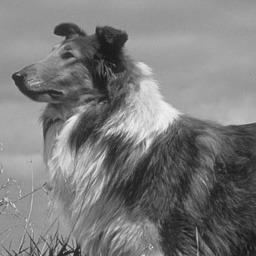
#> input picture computer_vision/pset1/code/inputs/p6_inp.jpg, 256 x 256 px
$ python prob6.py
#> lines starting #> are read from the running program, lines starting #| are printed output that depends on the picture
## Default modules imported. Import more if you need to.

import numpy as np
from skimage.io import imread, imsave


## Fill out these functions yourself

def im2wv(img,nLev):
    # Placeholder that does nothing
    outputImg = []
    outputImg.append(img)
    h = img.shape[0]
    w = img.shape[1]
    harrFactor = 0.5 * np.array([[1,1,1,1],[-1,1,-1,1],[-1,-1,1,1],[1,-1,-1,1]])
    if nLev == 0:
        return outputImg
    for i in range(nLev):
        lastElement = outputImg[-1]
        del outputImg[-1]
        a = lastElement[0::2,0::2]
        b = lastElement[0::2,1::2]
        c = lastElement[1::2,0::2]
        d = lastElement[1::2,1::2]
        abcdMatrix = [a,b,c,d]
        L = np.zeros((h//np.power(2,i+1),w//np.power(2,i+1)))
        H1 = np.zeros((h//np.power(2,i+1),w//np.power(2,i+1)))
        H2 = np.zeros((h//np.power(2,i+1),w//np.power(2,i+1)))
        H3 = np.zeros((h//np.power(2,i+1),w//np.power(2,i+1)))
        L = harrFactor[0][0] * abcdMatrix[0] + harrFactor[0][1] * abcdMatrix[1] + harrFactor[0][2] * abcdMatrix[2] + harrFactor[0][3] * abcdMatrix[3]
        H1 = harrFactor[1][0] * abcdMatrix[0] + harrFactor[1][1] * abcdMatrix[1] + harrFactor[1][2] * abcdMatrix[2] + harrFactor[1][3] * abcdMatrix[3]
        H2 = harrFactor[2][0] * abcdMatrix[0] + harrFactor[2][1] * abcdMatrix[1] + harrFactor[2][2] * abcdMatrix[2] + harrFactor[2][3] * abcdMatrix[3]
        H3 = harrFactor[3][0] * abcdMatrix[0] + harrFactor[3][1] * abcdMatrix[1] + harrFactor[3][2] * abcdMatrix[2] + harrFactor[3][3] * abcdMatrix[3]
        outputImg.append([H1,H2,H3])
        outputImg.append(L)

    return outputImg


def wv2im(pyr):
    # Placeholder that does nothing
    harrFactor = 0.5 * np.array([[1,1,1,1],[-1,1,-1,1],[-1,-1,1,1],[1,-1,-1,1]])
    inverseHarrFactor = np.linalg.inv(harrFactor)
    #print(inverseHarrFactor)
    nLev = len(pyr) - 1
    for i in range(nLev):
        L = pyr[-1]
        listOfH = pyr[-2]
        h,w = L.shape[0],L.shape[1]
        H1,H2,H3 = listOfH[0],listOfH[1],listOfH[2]
        curLevMatrix = [L,H1,H2,H3]
        outputImg = np.zeros((h*2,w*2))
        a = inverseHarrFactor[0][0] * curLevMatrix[0] + inverseHarrFactor[0][1] * curLevMatrix[1] + inverseHarrFactor[0][2] * curLevMatrix[2] + inverseHarrFactor[0][3] * curLevMatrix[3]
        b = inverseHarrFactor[1][0] * curLevMatrix[0] + inverseHarrFactor[1][1] * curLevMatrix[1] + inverseHarrFactor[1][2] * curLevMatrix[2] + inverseHarrFactor[1][3] * curLevMatrix[3]
        c = inverseHarrFactor[2][0] * curLevMatrix[0] + inverseHarrFactor[2][1] * curLevMatrix[1] + inverseHarrFactor[2][2] * curLevMatrix[2] + inverseHarrFactor[2][3] * curLevMatrix[3]
        d = inverseHarrFactor[3][0] * curLevMatrix[0] + inverseHarrFactor[3][1] * curLevMatrix[1] + inverseHarrFactor[3][2] * curLevMatrix[2] + inverseHarrFactor[3][3] * curLevMatrix[3]
        outputImg[0::2,0::2] = a
        outputImg[0::2,1::2] = b
        outputImg[1::2,0::2] = c
        outputImg[1::2,1::2] = d
        pyr = pyr[:-2]
        pyr.append(outputImg)

    return pyr[-1]


########################## Support code below

from os.path import normpath as fn # Fixes window/linux path conventions
import warnings
warnings.filterwarnings('ignore')


# Utility functions to clip intensities b/w 0 and 1
# Otherwise imsave complains
def clip(im):
    return np.maximum(0.,np.minimum(1.,im))


# Visualize pyramid like in slides
def vis(pyr, lev=0):
    if len(pyr) == 1:
        return pyr[0]/(2**lev)

    sz=pyr[0][0].shape
    sz1 = [sz[0]*2,sz[1]*2]
    img = np.zeros(sz1,dtype=np.float32)

    img[0:sz[0],0:sz[1]] = vis(pyr[1:],lev+1)

    # Just scale / shift gradient images for visualization
    img[sz[0]:,0:sz[1]] = pyr[0][0]*(2**(1-lev))+0.5
    img[0:sz[0],sz[1]:] = pyr[0][1]*(2**(1-lev))+0.5
    img[sz[0]:,sz[1]:] = pyr[0][2]*(2**(1-lev))+0.5

    return img


############# Main Program


img = np.float32(imread(fn('inputs/p6_inp.jpg')))/255.
#> img: shape (256, 256) float32; min 0.0667, max 0.965, mean 0.486

# Visualize pyramids
pyr = im2wv(img,1)
#> the loop in im2wv, `for i in range(nLev):` made 1 pass
#> pass 1, in im2wv, `d = lastElement[1::2,1::2]`:
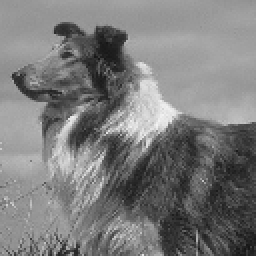
#> d: shape (128, 128) float32 (shown 2 times larger); min 0.0863, max 0.953, mean 0.485
#> after the loop in im2wv, `for i in range(nLev):`: outputImg = 2 items
#> pyr = 2 items
imsave(fn('outputs/prob6a_1.jpg'),clip(vis(pyr)))

pyr = im2wv(img,2)
#> the loop in im2wv (call 2), `for i in range(nLev):` made 2 passes
#> pass 1, in im2wv (call 2), `H1 = harrFactor[1][0] * abcdMatrix[0] + harrFactor[1][1] * abcdMatrix[..`:
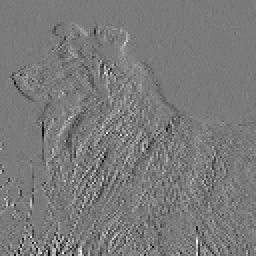
#> H1: shape (128, 128) float32 (shown 2 times larger); min -0.329, max 0.355, mean -0.000778; drawn with min black and max white
#> pass 1, in im2wv (call 2), `H2 = harrFactor[2][0] * abcdMatrix[0] + harrFactor[2][1] * abcdMatrix[..`:
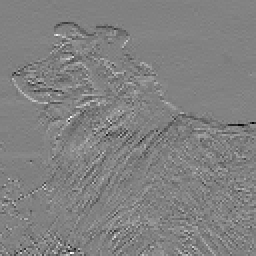
#> H2: shape (128, 128) float32 (shown 2 times larger); min -0.349, max 0.337, mean -0.000972; drawn with min black and max white
#> pass 1, in im2wv (call 2), `H3 = harrFactor[3][0] * abcdMatrix[0] + harrFactor[3][1] * abcdMatrix[..`:
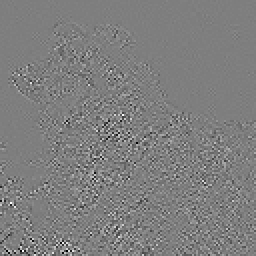
#> H3: shape (128, 128) float32 (shown 2 times larger); min -0.19, max 0.192, mean 2.88e-05; drawn with min black and max white
#> after the loop in im2wv (call 2), `for i in range(nLev):`: outputImg = 3 items
#> pyr = 3 items
imsave(fn('outputs/prob6a_2.jpg'),clip(vis(pyr)))

pyr = im2wv(img,3)
#> pyr = 4 items
imsave(fn('outputs/prob6a_3.jpg'),clip(vis(pyr)))
#> in vis (call 6), `img[sz[0]:,sz[1]:] = pyr[0][2]*(2**(1-lev))+0.5`:
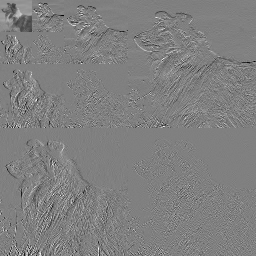
#> img: shape (256, 256) float32; min -0.228, max 1.22, mean 0.498; drawn with min black and max white

# Inverse transform to reconstruct image
im = clip(wv2im(pyr))
#> in wv2im, `nLev = len(pyr) - 1`: nLev = 3
#> the loop in wv2im, `for i in range(nLev):` made 3 passes
#> pass 1, in wv2im, `L = pyr[-1]`:
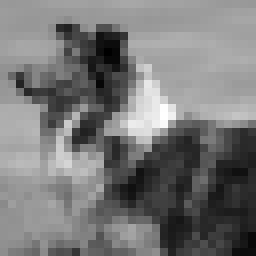
#> L: shape (32, 32) float32 (shown 8 times larger); min 0.885, max 7.25, mean 3.88; drawn with min black and max white
#> pass 1, in wv2im, `H1,H2,H3 = listOfH[0],listOfH[1],listOfH[2]`:
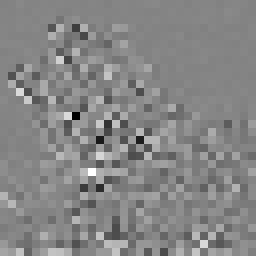
#> H3: shape (32, 32) float32 (shown 8 times larger); min -0.728, max 0.667, mean 0.00533; drawn with min black and max white
imsave(fn('outputs/prob6b.jpg'),im)

# Zero out some levels and reconstruct
for i in range(len(pyr)-1):

    for j in range(3):
        pyr[i][j][...] = 0.

    im = clip(wv2im(pyr))
    imsave(fn('outputs/prob6b_%d.jpg' % i),im)
#> this loop made 3 passes
